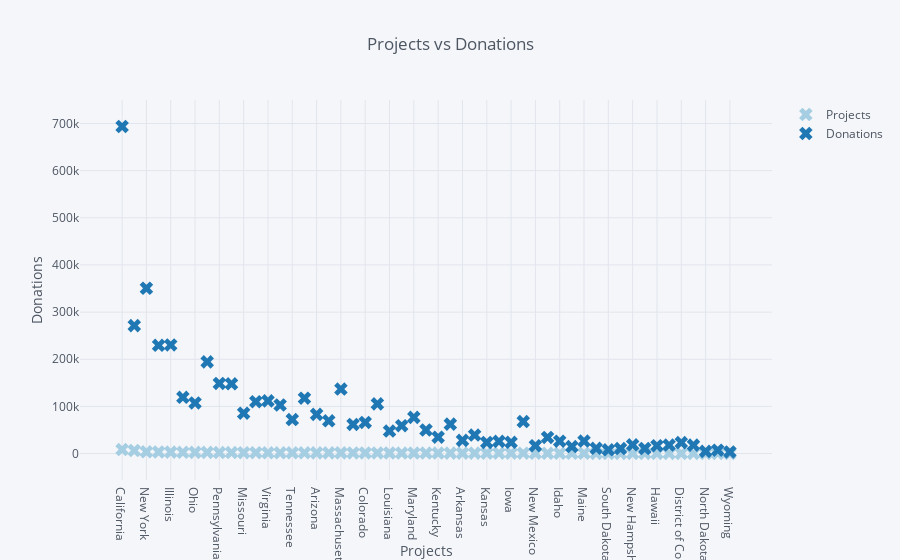

The cell this chart's notebook holds for it:
### Code cell
df.iplot(kind='scatter',xTitle='Projects',
         yTitle='Donations',title='Projects vs Donations',
         symbol='x',colorscale='paired',mode='markers')

### Figure 1 — Plotly figure (JSON) as saved in the notebook; plotly's stock layout.template omitted (floating-point values rounded to 4 significant figures)
{"data": [{"line": {"color": "rgba(166, 206, 227, 1.0)", "dash": "solid", "shape": "linear", "width": 1.3}, "marker": {"size": 12, "symbol": "x"}, "mode": "markers", "name": "Projects", "text": "", "type": "scatter", "uid": "c0c1eb13-04af-4510-a8c3-9ede5dfa84f6", "x": ["California", "Texas", "New York", "Florida", "Illinois", "Michigan", "Ohio", "North Carolina", "Pennsylvania", "Georgia", "Missouri", "New Jersey", "Virginia", "Washington", "Tennessee", "Indiana", "Arizona", "Wisconsin", "Massachusetts", "Oklahoma", "Colorado", "South Carolina", "Louisiana", "Minnesota", "Maryland", "Alabama", "Kentucky", "Oregon", "Arkansas", "Utah", "Kansas", "Mississippi", "Iowa", "Connecticut", "New Mexico", "Nevada", "Idaho", "West Virginia", "Maine", "Nebraska", "South Dakota", "Montana", "New Hampshire", "Alaska", "Hawaii", "Rhode Island", "District of Columbia", "Delaware", "North Dakota", "Vermont", "Wyoming"], "y": [8457, 6485, 3819, 3302, 3126, 2653, 2546, 2543, 2163, 2125, 1779, 1775, 1656, 1581, 1555, 1555, 1529, 1479, 1447, 1340, 1321, 1260, 1215, 1169, 1145, 1141, 1024, 978, 923, 883, 851, 840, 833, 816, 546, 538, 513, 513, 483, 409, 317, 312, 299, 273, 266, 246, 227, 208, 200, 181, 148]}, {"line": {"color": "rgba(31, 120, 180, 1.0)", "dash": "solid", "shape": "linear", "width": 1.3}, "marker": {"size": 12, "symbol": "x"}, "mode": "markers", "name": "Donations", "text": "", "type": "scatter", "uid": "1db6d5aa-fa97-480c-b74f-6d575a15faea", "x": ["California", "Texas", "New York", "Florida", "Illinois", "Michigan", "Ohio", "North Carolina", "Pennsylvania", "Georgia", "Missouri", "New Jersey", "Virginia", "Washington", "Tennessee", "Indiana", "Arizona", "Wisconsin", "Massachusetts", "Oklahoma", "Colorado", "South Carolina", "Louisiana", "Minnesota", "Maryland", "Alabama", "Kentucky", "Oregon", "Arkansas", "Utah", "Kansas", "Mississippi", "Iowa", "Connecticut", "New Mexico", "Nevada", "Idaho", "West Virginia", "Maine", "Nebraska", "South Dakota", "Montana", "New Hampshire", "Alaska", "Hawaii", "Rhode Island", "District of Columbia", "Delaware", "North Dakota", "Vermont", "Wyoming"], "y": [693577, 271348, 350553, 229542, 230350, 119337, 107401, 194465, 148752, 147897, 85597, 109926, 111740, 103021, 72123, 117470, 83092, 69479, 136845, 61697, 65940, 105421, 47699, 59078, 76769, 50002, 34700, 62418, 28021, 39336, 23598, 25863, 23894, 67892, 16734, 34220, 26245, 14929, 26550, 11131, 7982, 10614, 18555, 10729, 16707, 18129, 23217, 17872, 4666, 7157, 3476]}], "layout": {"legend": {"bgcolor": "#F5F6F9", "font": {"color": "#4D5663"}}, "paper_bgcolor": "#F5F6F9", "plot_bgcolor": "#F5F6F9", "title": {"font": {"color": "#4D5663"}, "text": "Projects vs Donations"}, "xaxis": {"gridcolor": "#E1E5ED", "showgrid": true, "tickfont": {"color": "#4D5663"}, "title": {"font": {"color": "#4D5663"}, "text": "Projects"}, "zerolinecolor": "#E1E5ED"}, "yaxis": {"gridcolor": "#E1E5ED", "showgrid": true, "tickfont": {"color": "#4D5663"}, "title": {"font": {"color": "#4D5663"}, "text": "Donations"}, "zerolinecolor": "#E1E5ED"}}}
